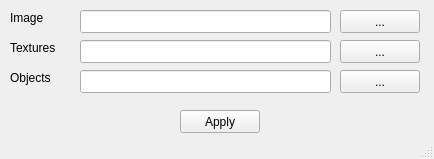
<?xml version="1.0" encoding="UTF-8"?>
<ui version="4.0">
 <class>MainWindow</class>
 <widget class="QMainWindow" name="MainWindow">
  <property name="geometry">
   <rect>
    <x>0</x>
    <y>0</y>
    <width>434</width>
    <height>159</height>
   </rect>
  </property>
  <property name="windowTitle">
   <string>MainWindow</string>
  </property>
  <widget class="QWidget" name="centralWidget">
   <widget class="QLabel" name="label">
    <property name="geometry">
     <rect>
      <x>10</x>
      <y>10</y>
      <width>59</width>
      <height>15</height>
     </rect>
    </property>
    <property name="text">
     <string>Image</string>
    </property>
   </widget>
   <widget class="QLabel" name="label_2">
    <property name="geometry">
     <rect>
      <x>10</x>
      <y>40</y>
      <width>59</width>
      <height>15</height>
     </rect>
    </property>
    <property name="text">
     <string>Textures</string>
    </property>
   </widget>
   <widget class="QLabel" name="label_3">
    <property name="geometry">
     <rect>
      <x>10</x>
      <y>70</y>
      <width>59</width>
      <height>15</height>
     </rect>
    </property>
    <property name="text">
     <string>Objects</string>
    </property>
   </widget>
   <widget class="QPushButton" name="applyButton">
    <property name="geometry">
     <rect>
      <x>180</x>
      <y>110</y>
      <width>80</width>
      <height>23</height>
     </rect>
    </property>
    <property name="text">
     <string>Apply</string>
    </property>
   </widget>
   <widget class="QLineEdit" name="objectsPath">
    <property name="geometry">
     <rect>
      <x>80</x>
      <y>70</y>
      <width>251</width>
      <height>23</height>
     </rect>
    </property>
   </widget>
   <widget class="QLineEdit" name="texturesPath">
    <property name="geometry">
     <rect>
      <x>80</x>
      <y>40</y>
      <width>251</width>
      <height>23</height>
     </rect>
    </property>
   </widget>
   <widget class="QLineEdit" name="imagePath">
    <property name="geometry">
     <rect>
      <x>80</x>
      <y>10</y>
      <width>251</width>
      <height>23</height>
     </rect>
    </property>
   </widget>
   <widget class="QPushButton" name="imagePathButton">
    <property name="geometry">
     <rect>
      <x>340</x>
      <y>10</y>
      <width>80</width>
      <height>23</height>
     </rect>
    </property>
    <property name="text">
     <string>...</string>
    </property>
   </widget>
   <widget class="QPushButton" name="texturesPathButton">
    <property name="geometry">
     <rect>
      <x>340</x>
      <y>40</y>
      <width>80</width>
      <height>23</height>
     </rect>
    </property>
    <property name="text">
     <string>...</string>
    </property>
   </widget>
   <widget class="QPushButton" name="objectsPathButton">
    <property name="geometry">
     <rect>
      <x>340</x>
      <y>70</y>
      <width>80</width>
      <height>23</height>
     </rect>
    </property>
    <property name="text">
     <string>...</string>
    </property>
   </widget>
  </widget>
  <widget class="QStatusBar" name="statusBar"/>
 </widget>
 <layoutdefault spacing="6" margin="11"/>
 <resources/>
 <connections/>
</ui>
